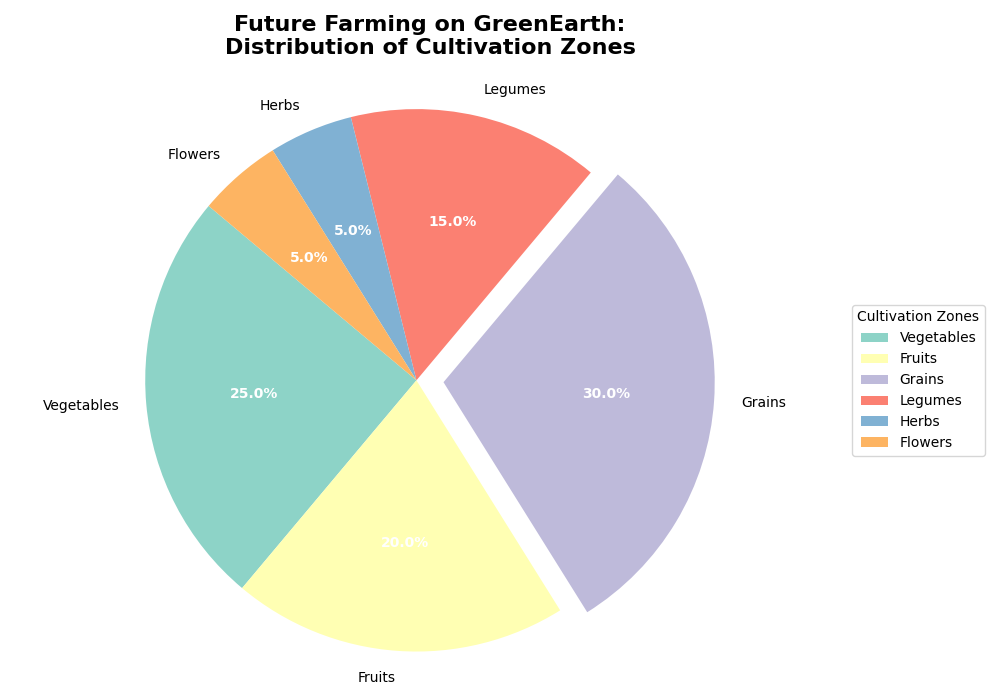

Reproduce this figure in Python.
import matplotlib.pyplot as plt
import numpy as np

zones = ['Vegetables', 'Fruits', 'Grains', 'Legumes', 'Herbs', 'Flowers']
zone_acres = np.array([25, 20, 30, 15, 5, 5])
colors = ['#8dd3c7', '#ffffb3', '#bebada', '#fb8072', '#80b1d3', '#fdb462']

explode = (0, 0, 0.1, 0, 0, 0)

fig, ax = plt.subplots(figsize=(10, 7))
wedges, texts, autotexts = ax.pie(
    zone_acres, 
    explode=explode, 
    labels=zones, 
    colors=colors,
    autopct='%1.1f%%', 
    startangle=140
)

for autotext in autotexts:
    autotext.set_color('white')
    autotext.set_fontsize(10)
    autotext.set_weight('bold')

ax.axis('equal')

plt.title(
    'Future Farming on GreenEarth:\nDistribution of Cultivation Zones', 
    fontsize=16, 
    weight='bold', 
    pad=20
)

ax.legend(wedges, zones, title="Cultivation Zones", loc='center left', bbox_to_anchor=(1, 0, 0.5, 1))
plt.tight_layout()
plt.show()
